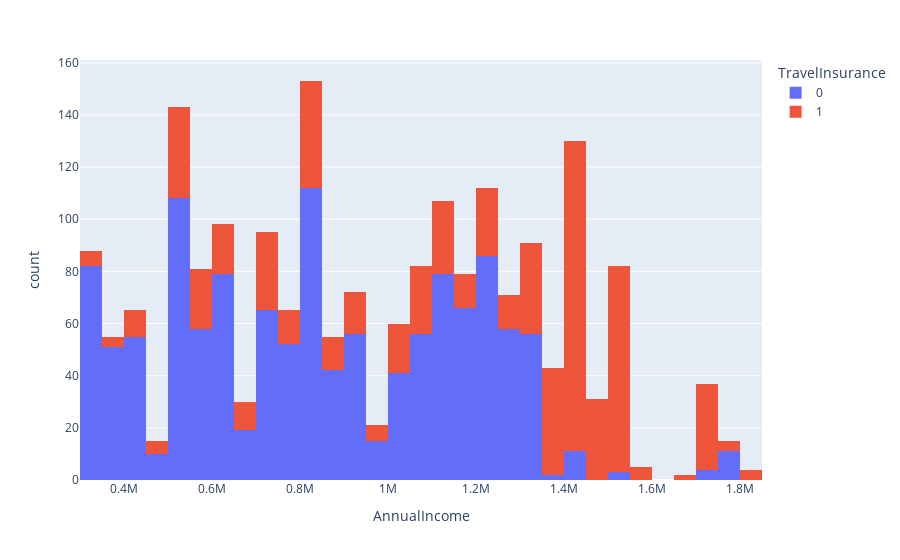

The code cell stored with this chart in its notebook:
### Code cell
fig = px.histogram(data,x="AnnualIncome", color="TravelInsurance")
fig.show()

### Figure 1 — Plotly figure (JSON) as saved in the notebook; plotly's stock layout.template omitted (floating-point values rounded to 4 significant figures; data arrays with more than 128 entries replaced by an {"elided": "..."} marker saying what was removed)
{"data": [{"alignmentgroup": "True", "bingroup": "x", "hovertemplate": "TravelInsurance=0<br>AnnualIncome=%{x}<br>count=%{y}<extra></extra>", "legendgroup": "0", "marker": {"color": "#636efa", "pattern": {"shape": ""}}, "name": "0", "offsetgroup": "0", "orientation": "v", "showlegend": true, "x": {"elided": "1277 int values"}, "xaxis": "x", "yaxis": "y", "type": "histogram"}, {"alignmentgroup": "True", "bingroup": "x", "hovertemplate": "TravelInsurance=1<br>AnnualIncome=%{x}<br>count=%{y}<extra></extra>", "legendgroup": "1", "marker": {"color": "#EF553B", "pattern": {"shape": ""}}, "name": "1", "offsetgroup": "1", "orientation": "v", "showlegend": true, "x": {"elided": "710 int values"}, "xaxis": "x", "yaxis": "y", "type": "histogram"}], "layout": {"xaxis": {"anchor": "y", "domain": [0.0, 1.0], "title": {"text": "AnnualIncome"}}, "yaxis": {"anchor": "x", "domain": [0.0, 1.0], "title": {"text": "count"}}, "legend": {"title": {"text": "TravelInsurance"}, "tracegroupgap": 0}, "margin": {"t": 60}, "barmode": "relative"}}
